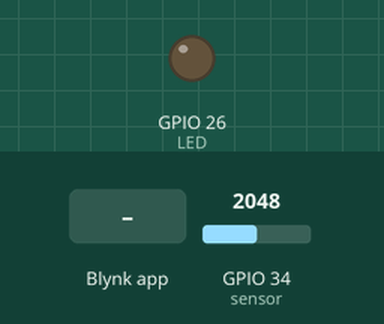
Recording of a sketch running on a simulated ESP32. Shown: output pins drawn as LEDs (lit = HIGH). The inputs (shaded band) are chosen by the test bench; at power-on: GPIO 34 (sensor) = 2048. WiFi joins after 1.5 s; servers stay silent unless stated; what the sketch prints to the serial monitor is not drawn.

Above: at 3.0 s.
3.1 s: Blynk app writes 1 to V0
At 4.4 s:
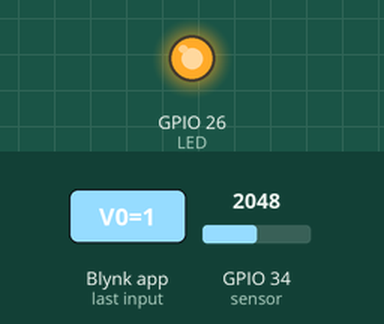
6.3 s: GPIO 34 (sensor) set to 2124
At 8.3 s:
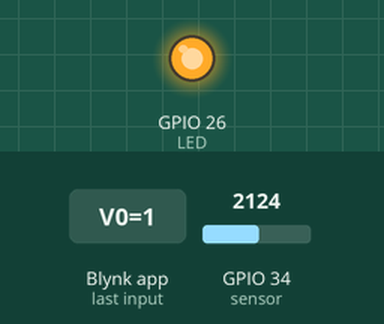
14.9 s: GPIO 34 (sensor) set to 2047
At 17.5 s:
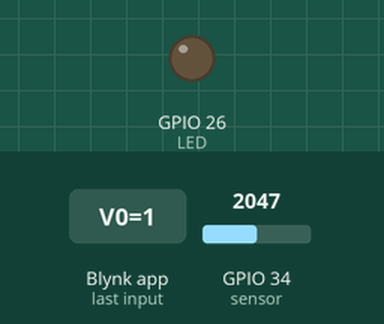
32.1 s: Blynk app writes 200 to V0
At 32.5 s:
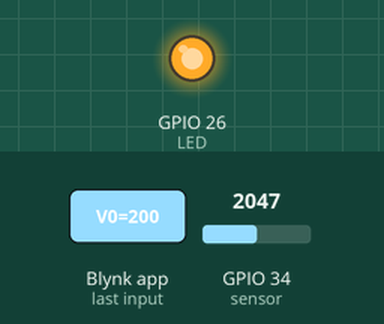
Timing chart, 0 to 35.1 s (numbered marks = the images above; inputs shaded):
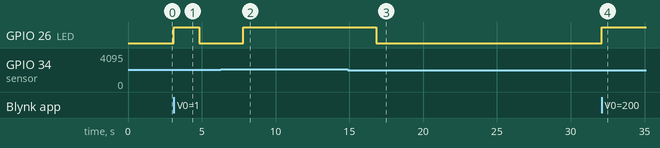

Measured:
- after the input at 3.1 s, GPIO 26 (LED): LOW → HIGH at once, → LOW 1.7 s later
- after the input at 6.3 s, GPIO 26 (LED): LOW → HIGH after 1.5 s
- after the input at 14.9 s, GPIO 26 (LED): HIGH → LOW after 1.9 s
- after the input at 32.1 s, GPIO 26 (LED): LOW → HIGH at once

The sketch:

wateringplant.ino
```cpp
#define BLYNK_TEMPLATE_ID "TMPLIf6LENKW"
#define BLYNK_DEVICE_NAME "iot"
#define BLYNK_AUTH_TOKEN "AooVSSffOUxEw02CSGPGX2CSYdYmrTOh"
#define BLYNK_PRINT Serial

//--------------------------------------
// Libraries
//--------------------------------------
#include <WiFi.h>
#include <WiFiClient.h>
#include <BlynkSimpleEsp32.h>

//--------------------------------------
// Objects
//--------------------------------------
BlynkTimer timer;

//--------------------------------------
// Variables
//--------------------------------------
int sensorData;
int output;
int onOFF;
char auth[] = BLYNK_AUTH_TOKEN;
char ssid[] = "wifi_24g";
char pass[] = "M87aM86aJ16";
const int sensor = 34;     // GPIO 34
const int LED = 26;       // GPIO 26

//--------------------------------------
// Functions
//--------------------------------------
BLYNK_WRITE(V0) {                 // LED on off
  Serial.print("BLYNK WRITE");
  Serial.println(param.asInt());
  onOFF = param.asInt();                  // assigning server value from button to global variable (1 = on, 0 = off)
  digitalWrite(LED, param.asInt());       // Activates LED GPIO 26
}

void sendSensor() {
  sensorData = analogRead(sensor); //reading voltage from sensor´s GPIO 34

  if (isnan(sensorData)) {                  //Is Not A Number
    Serial.println("Failed to read from Hygrometer Soil Moisture sensor!");
    return;
  } else {
    Serial.print("Sensor data: ");
    Serial.println(sensorData);

    output = map(sensorData, 900, 2600, 100, 0);  //Map value : 900 will be 100% and 2600 will be 0%
    Serial.print("Output: ");
    Serial.println(output);
    Serial.println("Blynk start writting");
    Blynk.virtualWrite(V1, output);           // Upload calculatet percentage to server
    Serial.println("Blynk end of write");
  }
}

//--------------------------------------
// Core Functions
//--------------------------------------
void setup() {
  Serial.begin(115200);   // Debug console
  Serial.println("Start.");

  pinMode(LED, OUTPUT);       // assign GPIO for LED
  Blynk.begin(auth, ssid, pass);      // communication initialize

  timer.setInterval(3000L, sendSensor);   // timer setup for sensor function

  Serial.println("End.");
}

void loop() {
  Blynk.run();

  if(onOFF == 1) {
    if (output > 30) {
      Serial.print("Output value: ");
      Serial.println(output);
      digitalWrite(LED, LOW);
    } else {
      Serial.print("Output value: ");
      Serial.println(output);
      digitalWrite(LED, HIGH);
    }
  } else {
    Serial.println("Manually turned off.");
  }

  timer.run();
}
```
